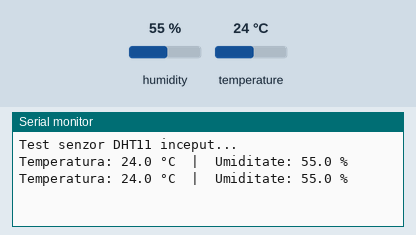
Simulated run of this sketch. Board: Arduino Uno, built with avr-gcc and run on an emulated ATmega328P. Shown: the last lines printed to the serial monitor. Inputs (shaded band) come from the test bench; at power-on: humidity 55 %, temperature 24 °C.

Above: at 2.8 s.
2.9 s: humidity set to 22 %
At 4.6 s:
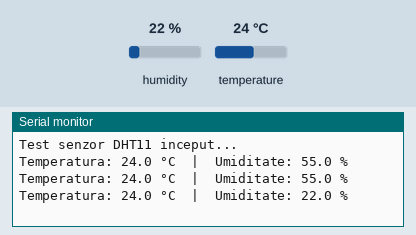
5.6 s: temperature set to 12 °C
At 7.0 s:
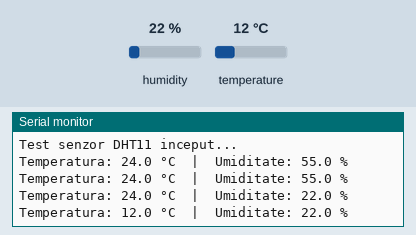
8.3 s: humidity set to 40 %
At 10.7 s:
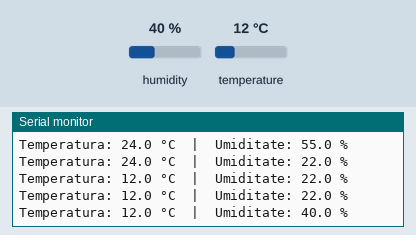
Timing chart, 0 to 12.2 s (numbered marks = the images above; inputs shaded):
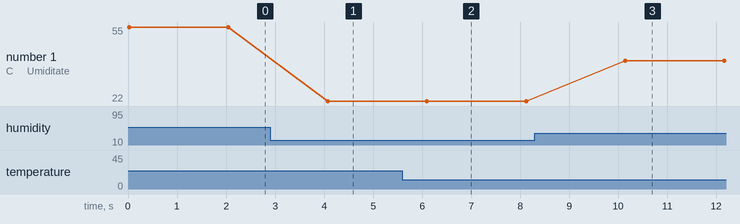

Measured:
- after the input at 2.9 s, the serial monitor: prints a new line after 1.2 s (image 1)
- after the input at 5.6 s, the serial monitor: prints a new line after 0.50 s (image 2)
- after the input at 8.3 s, the serial monitor: prints a new line after 1.8 s (image 3)
- plotted number 1: 55 → 22 after the input at 2.9 s, 22 → 40 after the input at 8.3 s

The sketch:

test_senzor_temp.ino
```cpp
// Necesita librariile din Arduino Library Manager:
//   1. "DHT sensor library" de Adafruit
//   2. "Adafruit Unified Sensor" (dependenta necesara pentru prima)
#include <DHT.h>

// Definim pinul senzorului DHT11 conform BOM:
// DHT11 DATA -> GPIO16
#define DHTPIN 16
#define DHTTYPE DHT11 // Tipul senzorului folosit (DHT11)

DHT dht(DHTPIN, DHTTYPE);

void setup() {
  // Serial baud rate setat la 115200 pentru consistenta cu restul schitelor
  Serial.begin(115200);
  dht.begin();
  Serial.println("Test senzor DHT11 inceput...");
}

void loop() {
  // Citim temperatura (Celsius) si umiditatea (%)
  float temp = dht.readTemperature();
  float umid = dht.readHumidity();

  // Verificam daca citirea a reusit
  if (isnan(temp) || isnan(umid)) {
    Serial.println("Eroare: Nu s-au putut citi datele de la senzorul DHT11!");
  } else {
    Serial.print("Temperatura: ");
    Serial.print(temp, 1); // 1 zecimala
    Serial.print(" °C  |  Umiditate: ");
    Serial.print(umid, 1);
    Serial.println(" %");
  }

  // DHT11 este un senzor lent — se recomanda minim 2 secunde intre citiri
  delay(2000);
}
```
